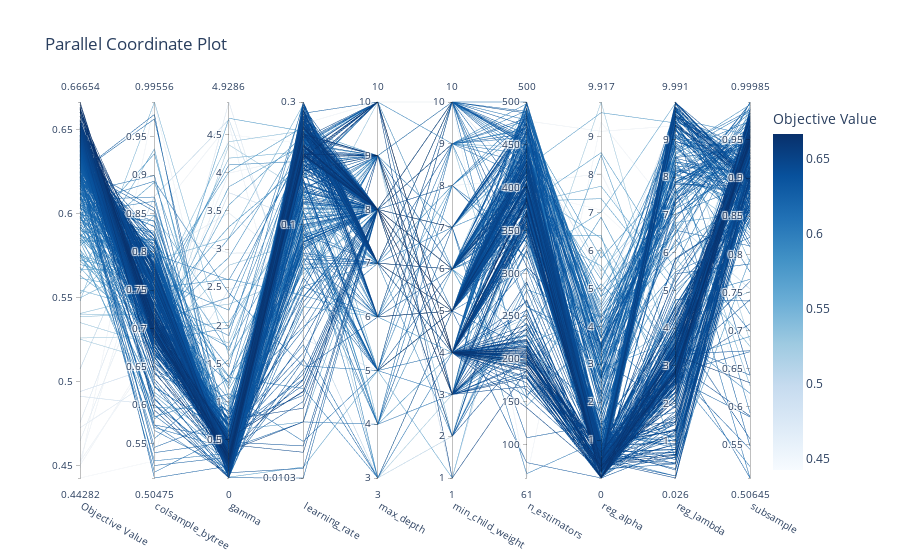

Notebook code for this chart:
### Code cell
optuna.visualization.plot_parallel_coordinate(study)

### Figure 1 — Plotly figure (JSON) as saved in the notebook; plotly's stock layout.template omitted (floating-point values rounded to 4 significant figures; data arrays with more than 128 entries replaced by an {"elided": "..."} marker saying what was removed)
{"data": [{"dimensions": [{"label": "Objective Value", "range": [0.4428, 0.6665], "values": {"elided": "400 float values"}}, {"label": "colsample_bytree", "range": [0.5048, 0.9956], "values": {"elided": "400 float values"}}, {"label": "gamma", "range": [6.417e-06, 4.929], "values": {"elided": "400 float values"}}, {"label": "learning_rate", "range": [-1.988, -0.5232], "ticktext": ["0.0103", "0.1", "0.3"], "tickvals": [-1.988, -1, -0.5232], "values": {"elided": "400 float values"}}, {"label": "max_depth", "range": [3, 10], "values": {"elided": "400 int values"}}, {"label": "min_child_weight", "range": [1, 10], "values": {"elided": "400 int values"}}, {"label": "n_estimators", "range": [61, 500], "values": {"elided": "400 int values"}}, {"label": "reg_alpha", "range": [1.43e-05, 9.917], "values": {"elided": "400 float values"}}, {"label": "reg_lambda", "range": [0.02599, 9.991], "values": {"elided": "400 float values"}}, {"label": "subsample", "range": [0.5065, 0.9999], "values": {"elided": "400 float values"}}], "labelangle": 30, "labelside": "bottom", "line": {"color": {"elided": "400 float values"}, "colorbar": {"title": {"text": "Objective Value"}}, "colorscale": [[0, "rgb(247,251,255)"], [0.125, "rgb(222,235,247)"], [0.25, "rgb(198,219,239)"], [0.375, "rgb(158,202,225)"], [0.5, "rgb(107,174,214)"], [0.625, "rgb(66,146,198)"], [0.75, "rgb(33,113,181)"], [0.875, "rgb(8,81,156)"], [1, "rgb(8,48,107)"]], "reversescale": false, "showscale": true}, "type": "parcoords"}], "layout": {"title": {"text": "Parallel Coordinate Plot"}}}
